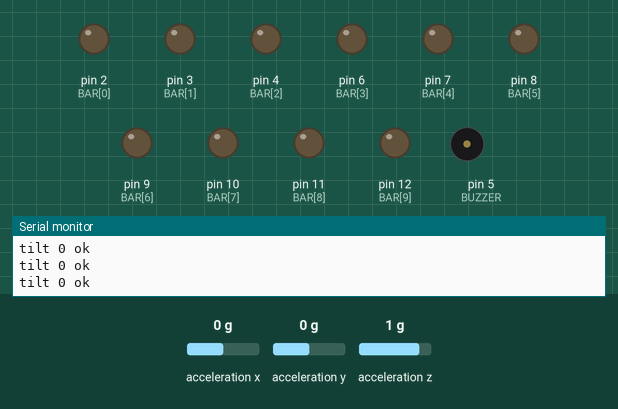
The sketch below on a simulated Arduino Uno, built with avr-gcc and run on an emulated ATmega328P. Shown: output pins drawn as LEDs (lit = HIGH), buzzer (waves = sounding), the last lines printed to the serial monitor. Wiring (inferred from the names in the program): MPU-6050 motion sensor at I2C address 0x68. Inputs (shaded band) come from the test bench; at power-on: acceleration x 0 g, acceleration y 0 g, acceleration z 1 g.

Above: at 1.2 s.
1.3 s: acceleration x set to -1.4 g
At 1.9 s:
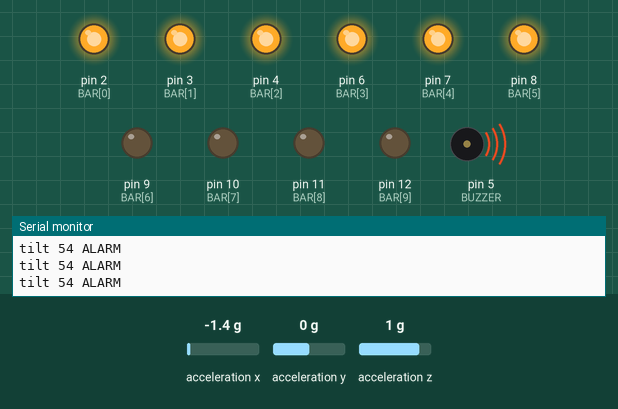
2.8 s: acceleration y set to -0.7 g
4.3 s: acceleration y set to -1 g
At 4.9 s:
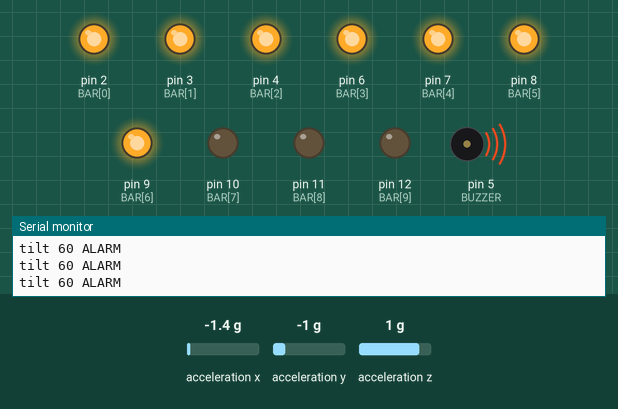
5.8 s: acceleration z set to 0.6 g
At 7.0 s:
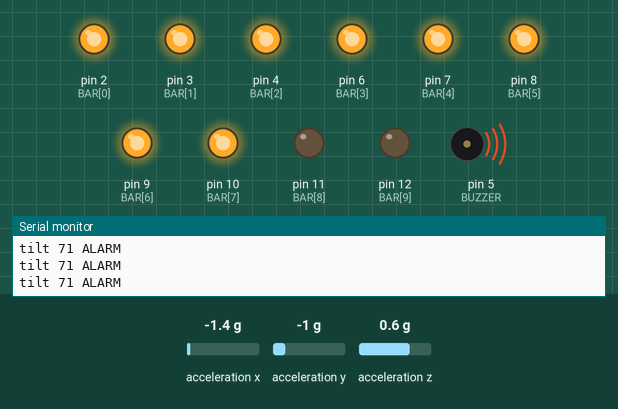
7.3 s: acceleration z set to 0.3 g
At 7.9 s:
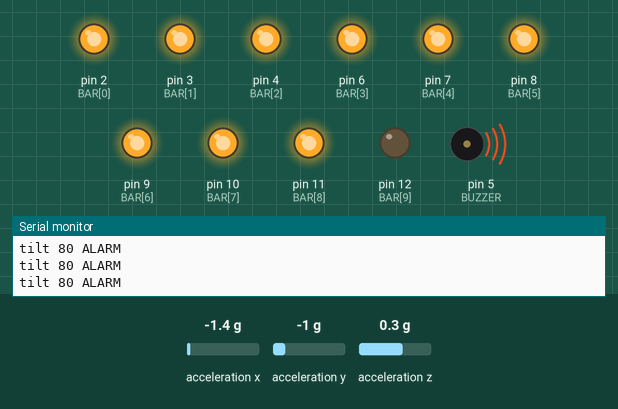
8.8 s: acceleration z set to -1.4 g
At 10.0 s:
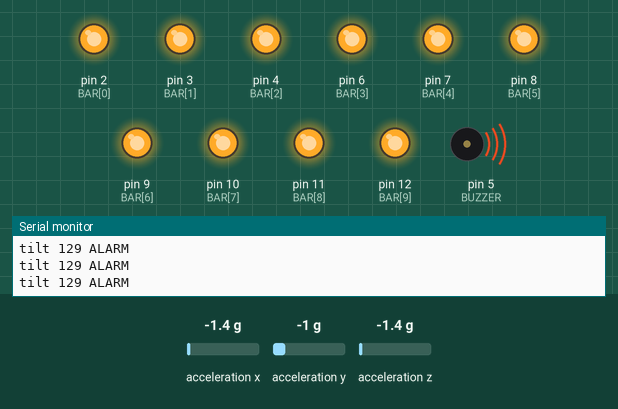
Timing chart, 0 to 11.3 s (numbered marks = the images above; inputs shaded):
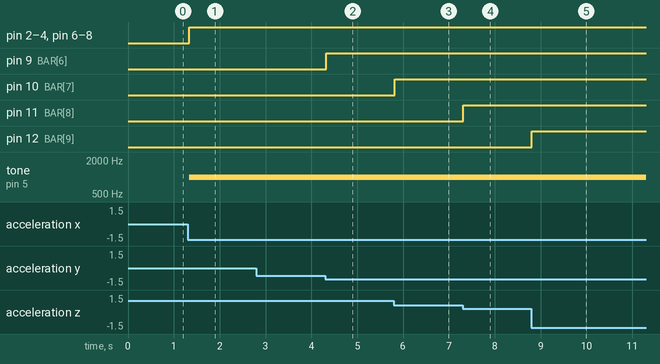

Measured:
- the behaviour switches between -0.8 and -0.9 g on acceleration y (found by bisection; images 1 and 2)
- the behaviour switches between 0.8 and 0.7 g on acceleration z (found by bisection; images 2 and 3)
- the behaviour switches between 0.5 and 0.4 g on acceleration z (found by bisection; images 3 and 4)
- after the input at 1.3 s, pin 2 (BAR[0]), pin 3 (BAR[1]), pin 4 (BAR[2]), pin 6 (BAR[3]), pin 7 (BAR[4]), pin 8 (BAR[5]): LOW → HIGH at once; tone on pin 5 (BUZZER): silent → 1000 Hz at once
- after the input at 4.3 s, pin 9 (BAR[6]): LOW → HIGH at once
- after the input at 5.8 s, pin 10 (BAR[7]): LOW → HIGH at once
- after the input at 7.3 s, pin 11 (BAR[8]): LOW → HIGH at once
- after the input at 8.8 s, pin 12 (BAR[9]): LOW → HIGH at once

The sketch:

tilt-alarm-default.ino
```cpp
// Lesson 18: Tilt alarm. MPU6050 on I2C (A4 = SDA, A5 = SCL, address 0x68), passive buzzer on D5,
// 10-segment LED bar on D2,D3,D4,D6..D12 (segment 1 first). No libraries except Wire: the MPU6050 driver is ours.
unsigned int alarmDeg = 45;     // tilt angle that sounds the buzzer
unsigned int sampleMs = 50;     // ms between readings

#include <Wire.h>
#include <math.h>

const byte MPU = 0x68;
const byte BUZZER = 5;
const byte BAR[10] = {2, 3, 4, 6, 7, 8, 9, 10, 11, 12};

bool mpuWrite(byte reg, byte value) {
  Wire.beginTransmission(MPU);
  Wire.write(reg);
  Wire.write(value);
  return Wire.endTransmission() == 0;
}

// Reads the three accelerometer axes (raw, 16384 per g at the default +-2 g range). Returns false if the chip does not answer.
bool mpuAccel(int &ax, int &ay, int &az) {
  Wire.beginTransmission(MPU);
  Wire.write(0x3B);                       // ACCEL_XOUT_H
  if (Wire.endTransmission(false) != 0) return false;
  if (Wire.requestFrom((int)MPU, 6) != 6) return false;
  ax = (Wire.read() << 8) | Wire.read();
  ay = (Wire.read() << 8) | Wire.read();
  az = (Wire.read() << 8) | Wire.read();
  return true;
}

void showBar(byte n) {
  for (byte i = 0; i < 10; i++) digitalWrite(BAR[i], i < n ? HIGH : LOW);
}

void setup() {
  Serial.begin(9600);
  for (byte i = 0; i < 10; i++) pinMode(BAR[i], OUTPUT);
  pinMode(BUZZER, OUTPUT);
  Wire.begin();
  mpuWrite(0x6B, 0x00);                   // PWR_MGMT_1 = 0: wake the chip from sleep
  Serial.println("ready");
}

void loop() {
  int ax = 0, ay = 0, az = 0;
  if (mpuAccel(ax, ay, az)) {
    float x = ax / 16384.0, y = ay / 16384.0, z = az / 16384.0;
    // tilt = angle between the board's up axis and gravity
    float tilt = atan2(sqrt(x * x + y * y), z) * 57.29578;
    if (tilt < 0) tilt = 0;
    int deg = (int)(tilt + 0.5);
    byte bars = (byte)(tilt * 10.0 / 90.0 + 0.5);
    if (bars > 10) bars = 10;
    showBar(bars);
    if (deg >= (int)alarmDeg) {
      tone(BUZZER, 1000);
    } else {
      noTone(BUZZER);
    }
    Serial.print("tilt ");
    Serial.print(deg);
    Serial.println(deg >= (int)alarmDeg ? " ALARM" : " ok");
  } else {
    showBar(0);
    noTone(BUZZER);
    Serial.println("no sensor");
  }
  delay(sampleMs);
}
```
